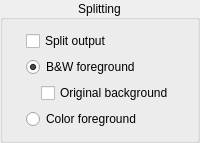
              <widget class="QGroupBox" name="splittingOptions">
               <property name="styleSheet">
                <string notr="true"/>
               </property>
               <property name="title">
                <string>Splitting</string>
               </property>
               <property name="alignment">
                <set>Qt::AlignCenter</set>
               </property>
               <layout class="QVBoxLayout" name="verticalLayout_21">
                <item>
                 <layout class="QHBoxLayout" name="horizontalLayout_18">
                  <item>
                   <spacer name="horizontalSpacer_47">
                    <property name="orientation">
                     <enum>Qt::Horizontal</enum>
                    </property>
                    <property name="sizeHint" stdset="0">
                     <size>
                      <width>1</width>
                      <height>1</height>
                     </size>
                    </property>
                   </spacer>
                  </item>
                  <item>
                   <layout class="QVBoxLayout" name="verticalLayout_22">
                    <item>
                     <widget class="QCheckBox" name="splittingCB">
                      <property name="text">
                       <string>Split output</string>
                      </property>
                     </widget>
                    </item>
                    <item>
                     <widget class="QRadioButton" name="bwForegroundRB">
                      <property name="text">
                       <string>B&amp;&amp;W foreground</string>
                      </property>
                      <property name="checked">
                       <bool>true</bool>
                      </property>
                     </widget>
                    </item>
                    <item>
                     <layout class="QHBoxLayout" name="horizontalLayout_27">
                      <item>
                       <spacer name="horizontalSpacer_59">
                        <property name="orientation">
                         <enum>Qt::Horizontal</enum>
                        </property>
                        <property name="sizeType">
                         <enum>QSizePolicy::Minimum</enum>
                        </property>
                        <property name="sizeHint" stdset="0">
                         <size>
                          <width>15</width>
                          <height>1</height>
                         </size>
                        </property>
                       </spacer>
                      </item>
                      <item>
                       <widget class="QCheckBox" name="originalBackgroundCB">
                        <property name="toolTip">
                         <string>Save the original background of the foreground layer.</string>
                        </property>
                        <property name="text">
                         <string>Original background</string>
                        </property>
                       </widget>
                      </item>
                     </layout>
                    </item>
                    <item>
                     <widget class="QRadioButton" name="colorForegroundRB">
                      <property name="text">
                       <string>Color foreground</string>
                      </property>
                     </widget>
                    </item>
                   </layout>
                  </item>
                  <item>
                   <spacer name="horizontalSpacer_48">
                    <property name="orientation">
                     <enum>Qt::Horizontal</enum>
                    </property>
                    <property name="sizeHint" stdset="0">
                     <size>
                      <width>1</width>
                      <height>1</height>
                     </size>
                    </property>
                   </spacer>
                  </item>
                 </layout>
                </item>
               </layout>
              </widget>
